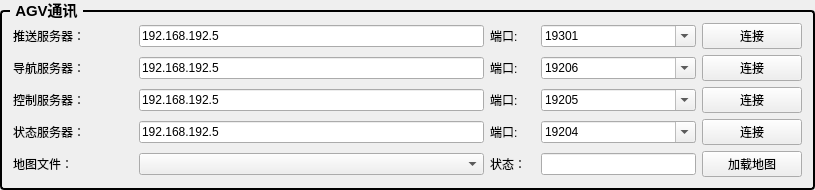
         <widget class="QGroupBox" name="groupBox_7">
          <property name="sizePolicy">
           <sizepolicy hsizetype="Preferred" vsizetype="Maximum">
            <horstretch>0</horstretch>
            <verstretch>0</verstretch>
           </sizepolicy>
          </property>
          <property name="maximumSize">
           <size>
            <width>16777215</width>
            <height>300</height>
           </size>
          </property>
          <property name="font">
           <font>
            <family>Microsoft YaHei UI</family>
            <pointsize>11</pointsize>
            <bold>true</bold>
           </font>
          </property>
          <property name="styleSheet">
           <string notr="true">QGroupBox {
    border: 2px solid #000000; /* 2px宽的黑色边框，可根据需要调整粗细和颜色 */
    border-radius: 4px; /* 可选：添加边框圆角 */
    margin-top: 10px; /* 为标题留出空间 */
}
QGroupBox::title {
    subcontrol-origin: margin;
    subcontrol-position: top left; /* 标题位置 */
    left: 10px; /* 标题左侧间距 */
    padding: 0 3px 0 3px; /* 标题文字周围留白 */
}</string>
          </property>
          <property name="title">
           <string>AGV通讯</string>
          </property>
          <layout class="QGridLayout" name="gridLayout_6">
           <item row="1" column="0">
            <layout class="QHBoxLayout" name="horizontalLayout_50">
             <item>
              <widget class="QLabel" name="label_119">
               <property name="sizePolicy">
                <sizepolicy hsizetype="Minimum" vsizetype="Preferred">
                 <horstretch>0</horstretch>
                 <verstretch>0</verstretch>
                </sizepolicy>
               </property>
               <property name="minimumSize">
                <size>
                 <width>120</width>
                 <height>0</height>
                </size>
               </property>
               <property name="maximumSize">
                <size>
                 <width>120</width>
                 <height>16777215</height>
                </size>
               </property>
               <property name="text">
                <string>导航服务器：</string>
               </property>
              </widget>
             </item>
             <item>
              <widget class="QLineEdit" name="lineEdit_NaviSvr">
               <property name="text">
                <string>192.168.192.5</string>
               </property>
              </widget>
             </item>
             <item>
              <widget class="QLabel" name="label_153">
               <property name="sizePolicy">
                <sizepolicy hsizetype="Minimum" vsizetype="Preferred">
                 <horstretch>0</horstretch>
                 <verstretch>0</verstretch>
                </sizepolicy>
               </property>
               <property name="minimumSize">
                <size>
                 <width>45</width>
                 <height>0</height>
                </size>
               </property>
               <property name="text">
                <string>端口:</string>
               </property>
              </widget>
             </item>
             <item>
              <widget class="QComboBox" name="comBox_NavigatePort">
               <property name="sizePolicy">
                <sizepolicy hsizetype="Minimum" vsizetype="Fixed">
                 <horstretch>0</horstretch>
                 <verstretch>0</verstretch>
                </sizepolicy>
               </property>
               <property name="minimumSize">
                <size>
                 <width>155</width>
                 <height>0</height>
                </size>
               </property>
               <property name="editable">
                <bool>true</bool>
               </property>
               <property name="currentText">
                <string>19206</string>
               </property>
              </widget>
             </item>
             <item>
              <widget class="QPushButton" name="btn_CnntNavigateSvr">
               <property name="minimumSize">
                <size>
                 <width>100</width>
                 <height>0</height>
                </size>
               </property>
               <property name="text">
                <string>连接</string>
               </property>
              </widget>
             </item>
            </layout>
           </item>
           <item row="0" column="0">
            <layout class="QHBoxLayout" name="horizontalLayout_28">
             <item>
              <widget class="QLabel" name="label_117">
               <property name="sizePolicy">
                <sizepolicy hsizetype="Maximum" vsizetype="Preferred">
                 <horstretch>0</horstretch>
                 <verstretch>0</verstretch>
                </sizepolicy>
               </property>
               <property name="minimumSize">
                <size>
                 <width>120</width>
                 <height>0</height>
                </size>
               </property>
               <property name="maximumSize">
                <size>
                 <width>120</width>
                 <height>16777215</height>
                </size>
               </property>
               <property name="text">
                <string>推送服务器：</string>
               </property>
              </widget>
             </item>
             <item>
              <widget class="QLineEdit" name="lineEdit_PushSvr">
               <property name="text">
                <string>192.168.192.5</string>
               </property>
              </widget>
             </item>
             <item>
              <widget class="QLabel" name="label_118">
               <property name="sizePolicy">
                <sizepolicy hsizetype="Minimum" vsizetype="Preferred">
                 <horstretch>0</horstretch>
                 <verstretch>0</verstretch>
                </sizepolicy>
               </property>
               <property name="minimumSize">
                <size>
                 <width>45</width>
                 <height>0</height>
                </size>
               </property>
               <property name="text">
                <string>端口:</string>
               </property>
              </widget>
             </item>
             <item>
              <widget class="QComboBox" name="comBox_PushPort">
               <property name="sizePolicy">
                <sizepolicy hsizetype="Minimum" vsizetype="Fixed">
                 <horstretch>0</horstretch>
                 <verstretch>0</verstretch>
                </sizepolicy>
               </property>
               <property name="minimumSize">
                <size>
                 <width>155</width>
                 <height>0</height>
                </size>
               </property>
               <property name="editable">
                <bool>true</bool>
               </property>
               <property name="currentText">
                <string>19301</string>
               </property>
              </widget>
             </item>
             <item>
              <widget class="QPushButton" name="btn_CnntPushSvr">
               <property name="minimumSize">
                <size>
                 <width>100</width>
                 <height>0</height>
                </size>
               </property>
               <property name="text">
                <string>连接</string>
               </property>
              </widget>
             </item>
            </layout>
           </item>
           <item row="4" column="0">
            <layout class="QHBoxLayout" name="horizontalLayout_80">
             <item>
              <widget class="QLabel" name="label_170">
               <property name="sizePolicy">
                <sizepolicy hsizetype="Minimum" vsizetype="Preferred">
                 <horstretch>0</horstretch>
                 <verstretch>0</verstretch>
                </sizepolicy>
               </property>
               <property name="minimumSize">
                <size>
                 <width>120</width>
                 <height>0</height>
                </size>
               </property>
               <property name="maximumSize">
                <size>
                 <width>120</width>
                 <height>16777215</height>
                </size>
               </property>
               <property name="text">
                <string>地图文件：</string>
               </property>
              </widget>
             </item>
             <item>
              <widget class="QComboBox" name="comboBox_Map">
               <property name="sizePolicy">
                <sizepolicy hsizetype="Expanding" vsizetype="Fixed">
                 <horstretch>0</horstretch>
                 <verstretch>0</verstretch>
                </sizepolicy>
               </property>
               <property name="minimumSize">
                <size>
                 <width>345</width>
                 <height>0</height>
                </size>
               </property>
               <property name="maximumSize">
                <size>
                 <width>410</width>
                 <height>16777215</height>
                </size>
               </property>
              </widget>
             </item>
             <item>
              <widget class="QLabel" name="label_172">
               <property name="sizePolicy">
                <sizepolicy hsizetype="Minimum" vsizetype="Preferred">
                 <horstretch>0</horstretch>
                 <verstretch>0</verstretch>
                </sizepolicy>
               </property>
               <property name="minimumSize">
                <size>
                 <width>45</width>
                 <height>0</height>
                </size>
               </property>
               <property name="text">
                <string>状态：</string>
               </property>
              </widget>
             </item>
             <item>
              <widget class="QLineEdit" name="lineEdit_loadmap_status2">
               <property name="sizePolicy">
                <sizepolicy hsizetype="Minimum" vsizetype="Fixed">
                 <horstretch>0</horstretch>
                 <verstretch>0</verstretch>
                </sizepolicy>
               </property>
               <property name="minimumSize">
                <size>
                 <width>155</width>
                 <height>0</height>
                </size>
               </property>
              </widget>
             </item>
             <item>
              <widget class="QPushButton" name="btn_MapLoad">
               <property name="minimumSize">
                <size>
                 <width>100</width>
                 <height>0</height>
                </size>
               </property>
               <property name="text">
                <string>加载地图</string>
               </property>
              </widget>
             </item>
            </layout>
           </item>
           <item row="3" column="0">
            <layout class="QHBoxLayout" name="horizontalLayout_74">
             <item>
              <widget class="QLabel" name="label_162">
               <property name="sizePolicy">
                <sizepolicy hsizetype="Minimum" vsizetype="Preferred">
                 <horstretch>0</horstretch>
                 <verstretch>0</verstretch>
                </sizepolicy>
               </property>
               <property name="minimumSize">
                <size>
                 <width>120</width>
                 <height>0</height>
                </size>
               </property>
               <property name="maximumSize">
                <size>
                 <width>120</width>
                 <height>16777215</height>
                </size>
               </property>
               <property name="text">
                <string>状态服务器：</string>
               </property>
              </widget>
             </item>
             <item>
              <widget class="QLineEdit" name="lineEdit_StatusSvr">
               <property name="text">
                <string>192.168.192.5</string>
               </property>
              </widget>
             </item>
             <item>
              <widget class="QLabel" name="label_169">
               <property name="sizePolicy">
                <sizepolicy hsizetype="Minimum" vsizetype="Preferred">
                 <horstretch>0</horstretch>
                 <verstretch>0</verstretch>
                </sizepolicy>
               </property>
               <property name="minimumSize">
                <size>
                 <width>45</width>
                 <height>0</height>
                </size>
               </property>
               <property name="text">
                <string>端口:</string>
               </property>
              </widget>
             </item>
             <item>
              <widget class="QComboBox" name="comBox_StatusPort">
               <property name="sizePolicy">
                <sizepolicy hsizetype="Minimum" vsizetype="Fixed">
                 <horstretch>0</horstretch>
                 <verstretch>0</verstretch>
                </sizepolicy>
               </property>
               <property name="minimumSize">
                <size>
                 <width>155</width>
                 <height>0</height>
                </size>
               </property>
               <property name="editable">
                <bool>true</bool>
               </property>
               <property name="currentText">
                <string>19204</string>
               </property>
              </widget>
             </item>
             <item>
              <widget class="QPushButton" name="btn_CnntStatusSvr">
               <property name="minimumSize">
                <size>
                 <width>100</width>
                 <height>0</height>
                </size>
               </property>
               <property name="text">
                <string>连接</string>
               </property>
              </widget>
             </item>
            </layout>
           </item>
           <item row="2" column="0">
            <layout class="QHBoxLayout" name="horizontalLayout_56">
             <item>
              <widget class="QLabel" name="label_167">
               <property name="sizePolicy">
                <sizepolicy hsizetype="Minimum" vsizetype="Preferred">
                 <horstretch>0</horstretch>
                 <verstretch>0</verstretch>
                </sizepolicy>
               </property>
               <property name="minimumSize">
                <size>
                 <width>120</width>
                 <height>0</height>
                </size>
               </property>
               <property name="maximumSize">
                <size>
                 <width>120</width>
                 <height>16777215</height>
                </size>
               </property>
               <property name="text">
                <string>控制服务器：</string>
               </property>
              </widget>
             </item>
             <item>
              <widget class="QLineEdit" name="lineEdit_ContSvr">
               <property name="text">
                <string>192.168.192.5</string>
               </property>
              </widget>
             </item>
             <item>
              <widget class="QLabel" name="label_168">
               <property name="sizePolicy">
                <sizepolicy hsizetype="Minimum" vsizetype="Preferred">
                 <horstretch>0</horstretch>
                 <verstretch>0</verstretch>
                </sizepolicy>
               </property>
               <property name="minimumSize">
                <size>
                 <width>45</width>
                 <height>0</height>
                </size>
               </property>
               <property name="text">
                <string>端口:</string>
               </property>
              </widget>
             </item>
             <item>
              <widget class="QComboBox" name="comBox_ControlPort">
               <property name="sizePolicy">
                <sizepolicy hsizetype="Minimum" vsizetype="Fixed">
                 <horstretch>0</horstretch>
                 <verstretch>0</verstretch>
                </sizepolicy>
               </property>
               <property name="minimumSize">
                <size>
                 <width>155</width>
                 <height>0</height>
                </size>
               </property>
               <property name="editable">
                <bool>true</bool>
               </property>
               <property name="currentText">
                <string>19205</string>
               </property>
              </widget>
             </item>
             <item>
              <widget class="QPushButton" name="btn_CnntControlSvr">
               <property name="minimumSize">
                <size>
                 <width>100</width>
                 <height>0</height>
                </size>
               </property>
               <property name="text">
                <string>连接</string>
               </property>
              </widget>
             </item>
            </layout>
           </item>
          </layout>
         </widget>
